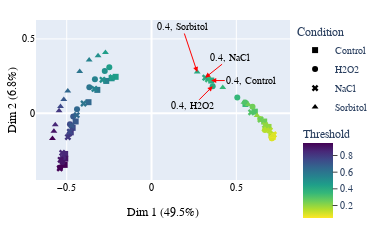

Notebook code cell kept with this figure:
### Code cell
mca = MCA(n_components=3, random_state=42)
components = mca.fit_transform(gimme).to_numpy()

indexes = gimme.index.tolist()
index_of_interest = [indexes.index(e) for e in indexes if e.endswith("0.4")]

def plot(components, y, xaxis_title, yaxis_title, filename, legend_title="", additional_shapes=None, annotations=None, color=None,
         width=600, height=360, **kwargs):
    if not additional_shapes:
        additional_shapes = []
    if not annotations:
        annotations = []
    if not color:
        color = y
    fig = px.scatter(x=components[:, 0], y=components[:, 1], color=color, **kwargs)
    fig.update_layout(
        xaxis_title=xaxis_title,
        yaxis_title=yaxis_title,
        margin=dict(l=20, r=20, t=20, b=20), 
        font=dict(size=10, family="Arial"),
        xaxis=dict(color="black"),  # Set x-axis color to black
        yaxis=dict(color="black", title_standoff=2)
    )
    fig.update_layout(legend_title_text=legend_title, width=width, height=height)
    fig.update_layout(coloraxis_colorbar=dict(title='Threshold', yanchor="top", y=0.4, x=1.01, ticks="outside", len=0.7))
    for shape in additional_shapes:
        fig.add_shape(
            shape
        )
    for ann in annotations:
        fig.add_annotation(
            ann
        )
    fig.show()
    fig.write_image(f"{filename}.pdf", format="pdf", scale=1)

symbol_list = [e.split("_")[0].replace("nacl", "NaCl").replace("h2o2", "H2O2").replace("control", "Control").replace("sorb", "Sorbitol") for e in gimme.index.tolist()]
symbols = ['square', 'circle', 'x', 'triangle-up']


annotations=[]
for ind in index_of_interest:
    if indexes[ind].split('_')[0].endswith("sorb"):
        x = -15 
        y = -45
    elif indexes[ind].split('_')[0].endswith("o2"): 
        x = -20 
        y = 20
    elif indexes[ind].split('_')[0].endswith("cl"): 
        x = 25 
        y = -20
    else:
        x = 40 
        y = 0
    annotations.append(dict(
        x=components[ind, 0],  # Replace `specific_index` with the index of the point
        y=components[ind, 1],  # Replace `specific_index` with the index of the point
        text=f"{indexes[ind].split('_')[-1]}, {indexes[ind].split('_')[0].replace('nacl', 'NaCl').replace('h2o2', 'H2O2').replace('control', 'Control').replace('sorb', 'Sorbitol')}",     # The text you want to display
        showarrow=True,                  # Add an arrow pointing to the point
        arrowhead=2,                     # Arrowhead style
        arrowsize=1,                     # Size of the arrow
        arrowcolor="red",                # Color of the arrow
        ax=x,                           # Offset for the arrow tail in x-direction
        ay=y,                          # Offset for the arrow tail in y-direction
        font=dict(size=10, color="black")
    ))

plot(components, list(float(e.split("_")[-1]) for e in gimme.index.tolist()),
    f"Dim 1 ({round(mca.percentage_of_variance_[0],1)}%)",
    f"Dim 2 ({round(mca.percentage_of_variance_[1],1)}%)",
    os.path.join(RESULTS_PATH,"ds_stress_mca_gimme_full"),
    "Condition",
    annotations=annotations,
    symbol = symbol_list, symbol_sequence=symbols,
    color_continuous_scale=px.colors.sequential.Viridis_r,
    width=4*96,
    height=2.5*96
    # width=1000
)

### Figure 1 — Plotly figure (JSON) as saved in the notebook; plotly's stock layout.template omitted (floating-point values rounded to 4 significant figures)
{"data": [{"hovertemplate": "symbol=Control<br>x=%{x}<br>y=%{y}<br>color=%{marker.color}<extra></extra>", "legendgroup": "Control", "marker": {"color": [0.05, 0.1, 0.15, 0.2, 0.25, 0.3, 0.35, 0.4, 0.45, 0.5, 0.55, 0.6, 0.65, 0.7, 0.75, 0.8, 0.85, 0.9, 0.95], "coloraxis": "coloraxis", "symbol": "square"}, "mode": "markers", "name": "Control", "orientation": "v", "showlegend": true, "type": "scatter", "x": [0.7136, 0.7136, 0.7063, 0.6897, 0.6641, 0.6092, 0.5537, 0.352, -0.2115, -0.2354, -0.267, -0.3196, -0.3715, -0.4472, -0.465, -0.4761, -0.5091, -0.5085, -0.5121], "xaxis": "x", "y": [-0.1575, -0.1575, -0.1463, -0.09132, -0.05504, 0.01132, 0.06302, 0.2203, 0.2453, 0.2355, 0.2176, 0.1575, 0.07491, -0.05451, -0.09765, -0.1277, -0.2729, -0.3044, -0.3463], "yaxis": "y"}, {"hovertemplate": "symbol=H2O2<br>x=%{x}<br>y=%{y}<br>color=%{marker.color}<extra></extra>", "legendgroup": "H2O2", "marker": {"color": [0.05, 0.1, 0.15, 0.2, 0.25, 0.3, 0.35, 0.4, 0.45, 0.5, 0.55, 0.6, 0.65, 0.7, 0.75, 0.8, 0.85, 0.9, 0.95], "coloraxis": "coloraxis", "symbol": "circle"}, "mode": "markers", "name": "H2O2", "orientation": "v", "showlegend": true, "type": "scatter", "x": [0.7095, 0.7095, 0.6683, 0.6408, 0.5952, 0.5522, 0.5055, 0.3604, -0.249, -0.2757, -0.3337, -0.3666, -0.4393, -0.4617, -0.4808, -0.484, -0.5223, -0.5254, -0.5384], "xaxis": "x", "y": [-0.1671, -0.1671, -0.1126, -0.03756, 0.04443, 0.07334, 0.1062, 0.182, 0.3091, 0.2836, 0.2291, 0.1752, 0.02807, -0.0217, -0.07316, -0.1384, -0.2978, -0.329, -0.3645], "yaxis": "y"}, {"hovertemplate": "symbol=NaCl<br>x=%{x}<br>y=%{y}<br>color=%{marker.color}<extra></extra>", "legendgroup": "NaCl", "marker": {"color": [0.05, 0.1, 0.15, 0.2, 0.25, 0.3, 0.35, 0.4, 0.45, 0.5, 0.55, 0.6, 0.65, 0.7, 0.75, 0.8, 0.85, 0.9, 0.95], "coloraxis": "coloraxis", "symbol": "x"}, "mode": "markers", "name": "NaCl", "orientation": "v", "showlegend": true, "type": "scatter", "x": [0.7193, 0.7193, 0.697, 0.6691, 0.643, 0.5871, 0.3327, 0.3166, -0.2322, -0.2892, -0.3368, -0.4006, -0.441, -0.4705, -0.4818, -0.4932, -0.5264, -0.5358, -0.5408], "xaxis": "x", "y": [-0.143, -0.143, -0.1151, -0.07829, -0.04216, 0.006764, 0.2291, 0.2396, 0.2413, 0.2252, 0.1638, 0.06602, -0.0121, -0.08101, -0.1235, -0.1597, -0.2654, -0.312, -0.3689], "yaxis": "y"}, {"hovertemplate": "symbol=Sorbitol<br>x=%{x}<br>y=%{y}<br>color=%{marker.color}<extra></extra>", "legendgroup": "Sorbitol", "marker": {"color": [0.05, 0.1, 0.15, 0.2, 0.25, 0.3, 0.35, 0.4, 0.45, 0.5, 0.55, 0.6, 0.65, 0.7, 0.75, 0.8, 0.85, 0.9, 0.95], "coloraxis": "coloraxis", "symbol": "triangle-up"}, "mode": "markers", "name": "Sorbitol", "orientation": "v", "showlegend": true, "type": "scatter", "x": [0.7119, 0.7119, 0.6673, 0.6222, 0.5706, 0.5445, 0.4198, 0.2692, -0.2717, -0.3151, -0.3676, -0.4235, -0.4937, -0.5171, -0.5366, -0.545, -0.5675, -0.5754, -0.5841], "xaxis": "x", "y": [-0.1515, -0.1515, -0.1087, -0.01376, 0.0591, 0.07513, 0.1729, 0.2777, 0.409, 0.3871, 0.3578, 0.2803, 0.1507, 0.09326, 0.04579, 0.01783, -0.0764, -0.1205, -0.1684], "yaxis": "y"}], "layout": {"annotations": [{"arrowcolor": "red", "arrowhead": 2, "arrowsize": 1, "ax": 40, "ay": 0, "font": {"color": "black", "size": 10}, "showarrow": true, "text": "0.4, Control", "x": 0.352, "y": 0.2203}, {"arrowcolor": "red", "arrowhead": 2, "arrowsize": 1, "ax": -20, "ay": 20, "font": {"color": "black", "size": 10}, "showarrow": true, "text": "0.4, H2O2", "x": 0.3604, "y": 0.182}, {"arrowcolor": "red", "arrowhead": 2, "arrowsize": 1, "ax": 25, "ay": -20, "font": {"color": "black", "size": 10}, "showarrow": true, "text": "0.4, NaCl", "x": 0.3166, "y": 0.2396}, {"arrowcolor": "red", "arrowhead": 2, "arrowsize": 1, "ax": -15, "ay": -45, "font": {"color": "black", "size": 10}, "showarrow": true, "text": "0.4, Sorbitol", "x": 0.2692, "y": 0.2777}], "coloraxis": {"colorbar": {"len": 0.7, "ticks": "outside", "title": {"text": "Threshold"}, "x": 1.01, "y": 0.4, "yanchor": "top"}, "colorscale": [[0, "#fde725"], [0.1111, "#b5de2b"], [0.2222, "#6ece58"], [0.3333, "#35b779"], [0.4444, "#1f9e89"], [0.5556, "#26828e"], [0.6667, "#31688e"], [0.7778, "#3e4989"], [0.8889, "#482878"], [1, "#440154"]]}, "font": {"family": "Arial", "size": 10}, "height": 240, "legend": {"title": {"text": "Condition"}, "tracegroupgap": 0}, "margin": {"b": 20, "l": 20, "r": 20, "t": 20}, "width": 384, "xaxis": {"anchor": "y", "autorange": true, "color": "black", "domain": [0, 1], "range": [-0.6816, 0.8169], "title": {"text": "Dim 1 (49.5%)"}, "type": "linear"}, "yaxis": {"anchor": "x", "autorange": true, "color": "black", "domain": [0, 1], "range": [-0.449, 0.6428], "title": {"standoff": 2, "text": "Dim 2 (6.8%)"}, "type": "linear"}}}
